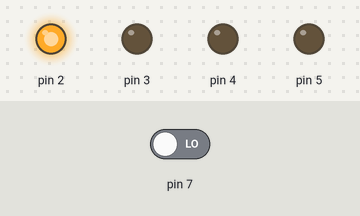
A sketch run on a simulated Arduino Uno, built with avr-gcc and run on an emulated ATmega328P. On the bench: output pins drawn as LEDs (lit = HIGH). Inputs (shaded band) come from the test bench; at power-on: pin 7 LOW.

Above: at 0.5 s.
At 1.5 s:
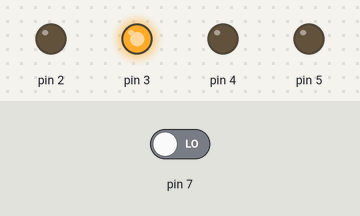
At 2.5 s:
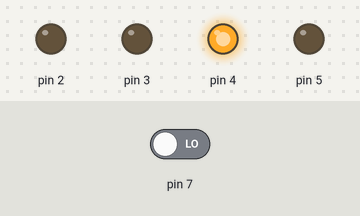
At 3.5 s:
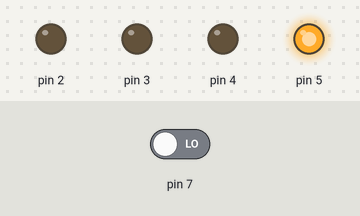
Timing chart, 0 to 5.2 s (numbered marks = the images above):
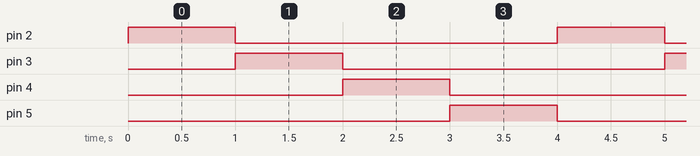

Measured:
- by itself, pin 2–5: alternates HIGH for 1.0 s and LOW for 3.0 s
- by itself, everything shown: repeats every 4.0 s, in 5 steps

The sketch:

taf1_chenillard_senscontraire.ino
```cpp
int i;
void setup() {
  for (i = 2; i < 6; i++) {
    pinMode(i, OUTPUT);
  }
  pinMode(7, INPUT);
}
void loop() {
  if (digitalRead(7) == HIGH) {
    for (i = 6; i > 1; i--) {
      digitalWrite(i, HIGH);
      delay(1000);
      digitalWrite(i, LOW);
    }
  }
  else if(digitalRead(7) == LOW) {
    for (i = 2; i < 6; i++) {
      digitalWrite(i, HIGH);
      delay(1000);
      digitalWrite(i, LOW);
    }
  }
}
```
